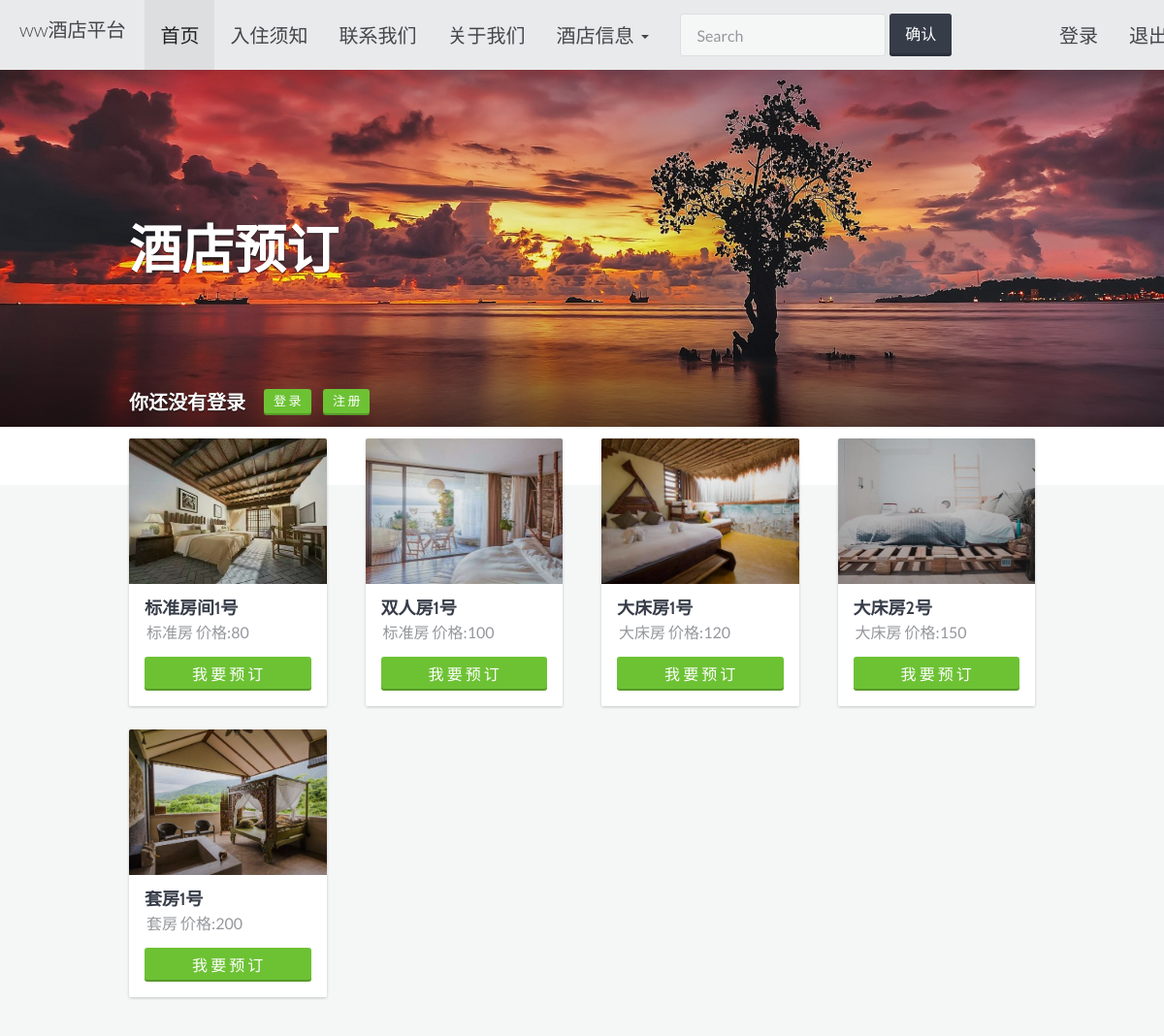
The page / on the database its author committed.
### tables this page shows
CREATE TABLE `hotel` (
  `id` int(11) NOT NULL AUTO_INCREMENT,
  `fname` varchar(255) DEFAULT NULL,
  `ftype` varchar(255) DEFAULT NULL,
  `fprice` int(11) DEFAULT NULL,
  `fimg` varchar(255) DEFAULT NULL,
  PRIMARY KEY (`id`)
);

### index.php (the view, shortened to what this page needs)
<?
	include("conf.php");
?>
<!DOCTYPE html>
<html lang="en">
<head>
 <link href="https://cdn.jsdelivr.net/npm/bootstrap@3.3.7/dist/css/bootstrap.min.css" rel="stylesheet">
<link rel="stylesheet" href="css/imports.css" >
<link rel="stylesheet" href="css/bootstrap.min.css" >
<link rel="stylesheet" href="css/owl-carousel.css" >
</head>
<body class="home">
	<div class="navbar navbar-inverse navbar-fixed-top">
	<div class="navbar-header">
		<a class="navbar-brand" href="#">ww酒店平台</a>
		</div>
		<div class="collapse navbar-collapse" id="bs-example-navbar-collapse-1">
		<ul class="nav navbar-nav">
			<li class="active"><a href="">首页</a></li>
			<li><a href="">入住须知</a></li>
			<li><a href="">联系我们</a></li>
			<li><a href="default2.html">关于我们</a></li>
			<li class="dropdown">
			<a href="" class="dropdown-toggle" data-toggle="dropdown">酒店信息<span class="caret"></span></a>
</li>
</ul>
		<form class="navbar-form navbar-left" role ="search">
			<div class="form-group">
			<input type="text" class="form-control" placeholder="Search">
			</div>
			<button type="submit" class="btn btn-default">确认</button>
		  </form>
			<ul class="nav navbar-nav navbar-right">
			<li><a href="login2.html">登录</a></li>
			<li><a href="index.php">退出</a></li>
			</ul>
		</div>
	</div>
<section class="hero hero-overlap" style="background-image: url('images/hero-1.jpg'); margin-bottom:60px;">
	<div class="bg-overlay">
		<div class="container">
			<div class="intro-wrap">
				<h1 class="intro-title">酒店预订</h1>
		</div>
	</div>
</section>
<section class="featured-destinations">
	<div class="container">
		<div class="cards overlap">
			<div class="title-row">
				<?
					 if(!isset($_SESSION['name'])){
					 	echo '<h3 class="title-entry">你还没有登录</h3>
				<a href="login2.html" class="btn btn-primary btn-xs">登 录 <i class="login"></i></a> &nbsp;&nbsp;
				<a href="register2.html" class="btn btn-primary btn-xs">注 册 <i class="login"></i></a>
			</div>';
					 }
					  ?>
			<div class="row">
<?
	$sql="SELECT * FROM hotel";
  $result= mysqli_query($con,$sql);
  while ($row = mysqli_fetch_array($result)) {
  	echo "<div class='col-md-3 col-sm-6 col-xs-12'>
					<article class='card'>
						<a href='' class='featured-image' style='background-image: url({$row['fimg']})'>
							<div class='featured-img-inner'></div>
						</a>
						<div class='card-details'>
							<h4 class='card-title'><a href=''>{$row[1]}</a></h4>
							<div class='meta-details clearfix'>
								<ul class='hierarchy'>
									<li class='symbol'>{$row[2]}  价格:{$row[3]}</li>
								</ul>
								<br /><a fname='$row[1]' fid='{$row[0]} ' class='btn ydan btn-primary btn-xs'>我 要 预 订 <i class='login'></i></a>
							</div>
						</div>
					</article>
				</div>";
  }
?>
			</div>
		</div>
	</div>
</section>
</body>
</html>

### index.php (style rules this page uses)
.navbar { font-size: 20px; height: 50px; margin-bottom: 300rpx; }
.navbar-brand { font-size: 20px; line-height: 50px; }
.ydan,.qryd,.qxyd { margin-top: 15px; width: 100%; font-size: 16px !important; height: 35px; line-height: 30px; }
.symbol { font-size: 16px; line-height: 16px; color: #999; }

### rows shown on the page
hotel: fimg (picture), fname "标准房间1号", ftype "标准房", fprice "80"
hotel: fimg (picture), fname "双人房1号", ftype "标准房", fprice "100"
hotel: fimg (picture), fname "大床房1号", ftype "大床房", fprice "120"
hotel: fimg (picture), fname "大床房2号", ftype "大床房", fprice "150"
hotel: fimg (picture), fname "套房1号", ftype "套房", fprice "200"
